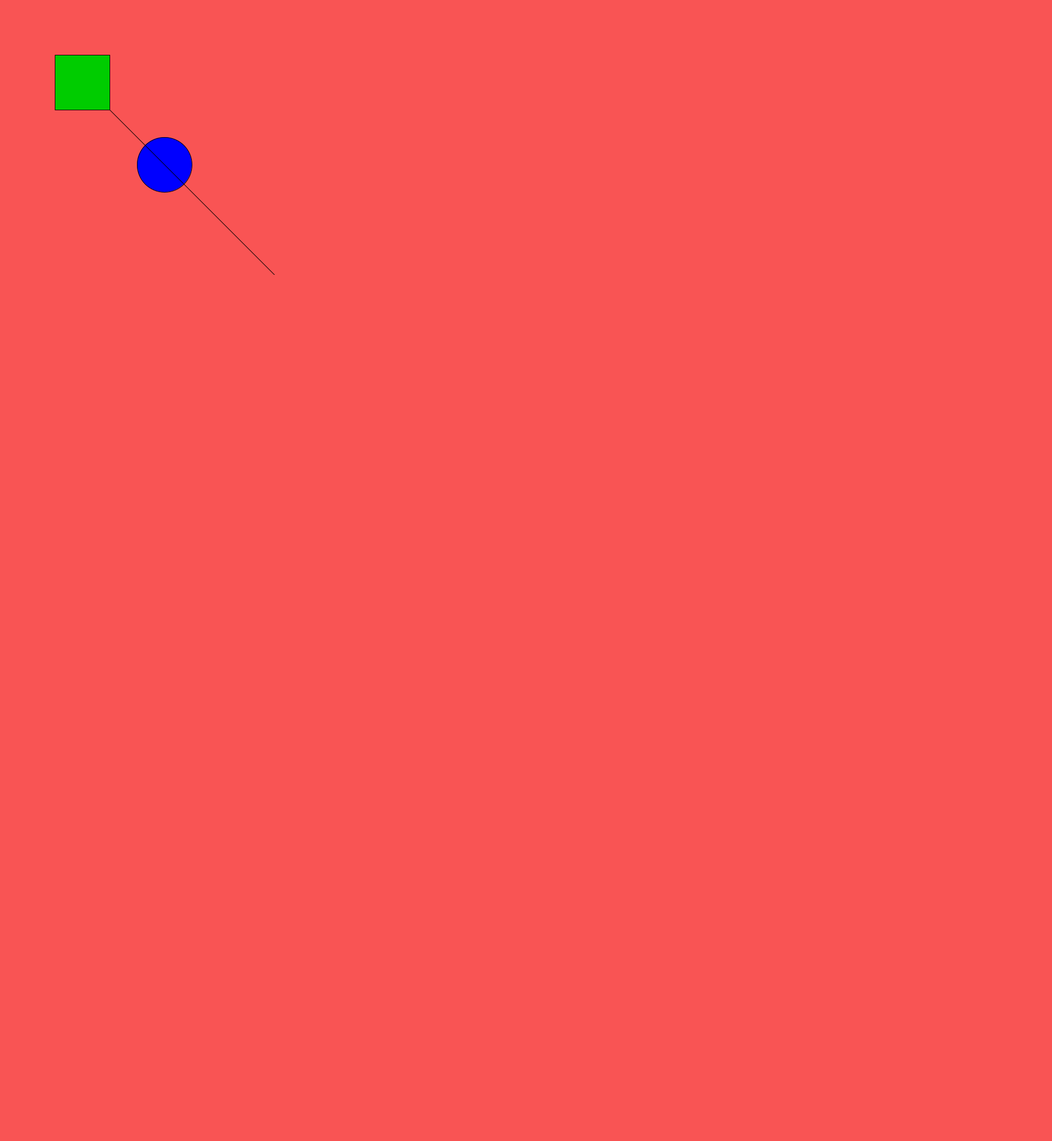
Frame 1 (no input)
Frame 60 (the mouse pressed at the canvas centre just before this capture): identical to frame 1, image omitted
Frame 120 (the mouse held since frame 60 and released just before this capture): identical to frame 1, image omitted

The Processing sketch that drew this single still picture (run headless with seeded random() and noise(); from frame 60 on, the mouse is pressed at the canvas centre):

// Processing sketch: sketch_180723a
// ── sketch_180723a.pde
void setup(){
  size(1920,2080);
}

void draw() {
  background(#f95454);
  fill(#00cc00);
  rect(100,100,100,100);
fill(#0000FF);
  ellipse(300,300,100,100);
fill(#FF0000);
  triangle(500,500,500,500,200,200);
  println(mouseX);
  println(mouseY);
  println();
}
